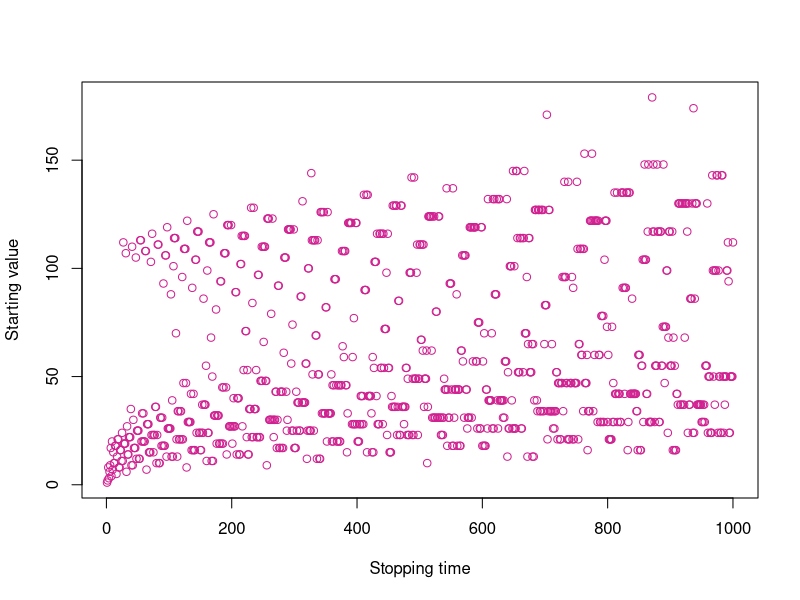
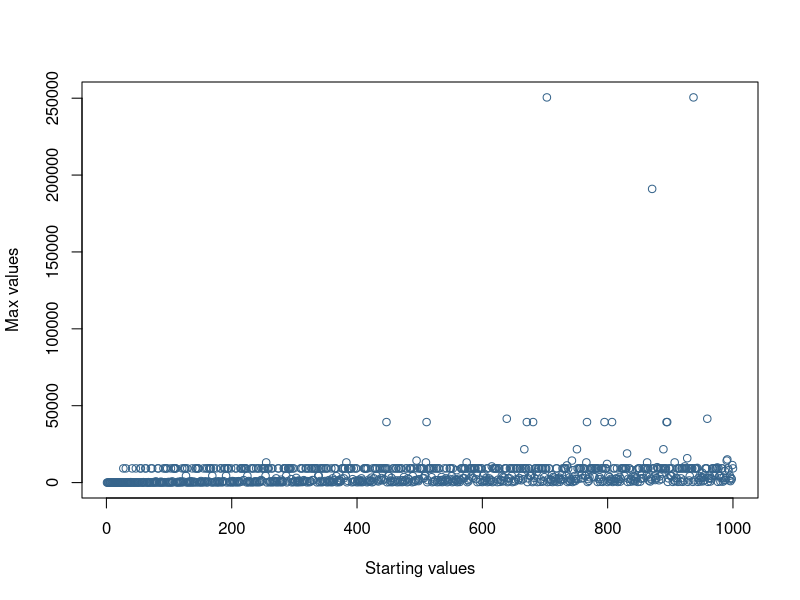

Generate these figures, in order, with R:
maxvals<-c()
counters<-c()
starts<-c()
for (i in 1:1000) {
	N=as.integer(i)
	counter=1
	maxval=0
	while (N!=1) {
###cat(N,"\n")
		if (N%%2==0) {
			N<-N/2
		} else {
			N<-N*3+1
		}
		counter<-counter+1
		if (N>maxval) {
			maxval=N
		}
	}
	maxvals[i]=maxval
	counters[i]=counter
	starts[i]=i
	cat(i,counter,"\n")
}
plot(counters~starts, type="p", col="violetred", ylab="Starting value", xlab="Stopping time")
plot(maxvals~starts,type="p", col="steelblue4", ylab="Max values", xlab="Starting values")